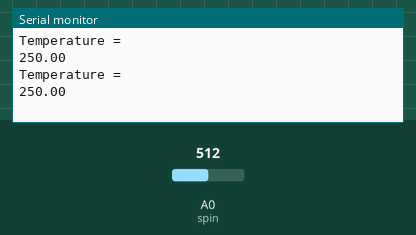
Recording of a sketch running on a simulated Arduino Uno, built with avr-gcc and run on an emulated ATmega328P. Parts: the last lines printed to the serial monitor. Inputs (shaded band) come from the test bench; at power-on: A0 (spin) = 512.

Above: at 3.8 s.
3.9 s: A0 (spin) set to 716
At 6.4 s:
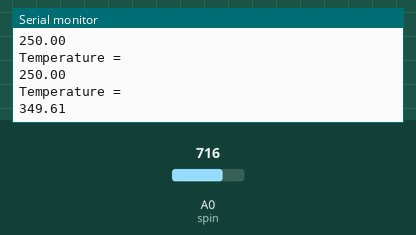
7.8 s: A0 (spin) set to 900
At 9.9 s:
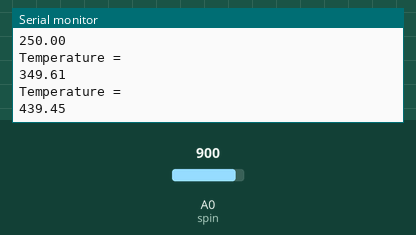
Timing chart, 0 to 11.4 s (numbered marks = the images above; inputs shaded):
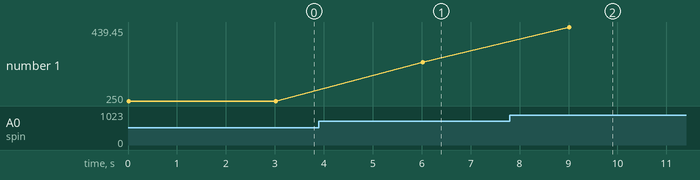

The sketch:

TEMPERATURE_SENOR.ino
```cpp
#define spin A0
void setup() {
  Serial.begin(9600);

}

void loop() {
 int tempdata = analogRead(spin);
 float volt = tempdata*(5);
 float volt1 = volt/1024;
 float temp = volt1*100;
 Serial.println("Temperature = ");
 Serial.println(temp);
 delay(3000);

}
```

Measured:
- after the input at 3.9 s, the serial monitor: prints a new line after 2.1 s (image 1)
- after the input at 7.8 s, the serial monitor: prints a new line after 1.2 s (image 2)
- plotted number 1: 250 → 349.61 after the input at 3.9 s, 349.61 → 439.45 after the input at 7.8 s
